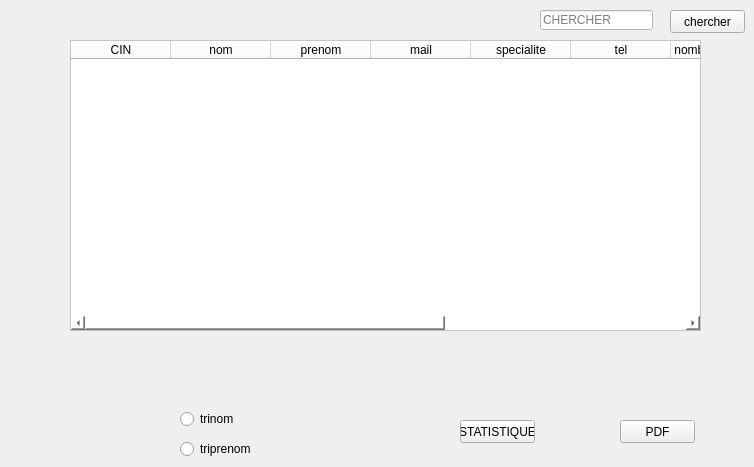
              <widget class="QWidget" name="tab_7">
               <attribute name="title">
                <string>Afficher Perssonel</string>
               </attribute>
               <widget class="QTableWidget" name="tab_personnel">
                <property name="geometry">
                 <rect>
                  <x>70</x>
                  <y>40</y>
                  <width>631</width>
                  <height>291</height>
                 </rect>
                </property>
                <property name="styleSheet">
                 <string notr="true">background-color: rgb(255, 255, 255);</string>
                </property>
                <column>
                 <property name="text">
                  <string>CIN</string>
                 </property>
                </column>
                <column>
                 <property name="text">
                  <string>nom</string>
                 </property>
                </column>
                <column>
                 <property name="text">
                  <string>prenom</string>
                 </property>
                </column>
                <column>
                 <property name="text">
                  <string>mail</string>
                 </property>
                </column>
                <column>
                 <property name="text">
                  <string>specialite</string>
                 </property>
                </column>
                <column>
                 <property name="text">
                  <string>tel</string>
                 </property>
                </column>
                <column>
                 <property name="text">
                  <string>nombre de conge</string>
                 </property>
                </column>
                <column>
                 <property name="text">
                  <string>etat</string>
                 </property>
                </column>
                <column>
                 <property name="text">
                  <string>Nouvelle colonne</string>
                 </property>
                </column>
                <column>
                 <property name="text">
                  <string>daate</string>
                 </property>
                </column>
               </widget>
               <widget class="QPushButton" name="pb_pdf">
                <property name="geometry">
                 <rect>
                  <x>620</x>
                  <y>420</y>
                  <width>75</width>
                  <height>23</height>
                 </rect>
                </property>
                <property name="styleSheet">
                 <string notr="true"/>
                </property>
                <property name="text">
                 <string>PDF</string>
                </property>
               </widget>
               <widget class="QLineEdit" name="lineEdit_chercher">
                <property name="geometry">
                 <rect>
                  <x>540</x>
                  <y>10</y>
                  <width>113</width>
                  <height>20</height>
                 </rect>
                </property>
                <property name="styleSheet">
                 <string notr="true">background-color: rgb(255, 255, 255);</string>
                </property>
                <property name="placeholderText">
                 <string>CHERCHER</string>
                </property>
               </widget>
               <widget class="QPushButton" name="recherche_pb">
                <property name="geometry">
                 <rect>
                  <x>670</x>
                  <y>10</y>
                  <width>75</width>
                  <height>23</height>
                 </rect>
                </property>
                <property name="text">
                 <string>chercher</string>
                </property>
               </widget>
               <widget class="QRadioButton" name="trinom">
                <property name="geometry">
                 <rect>
                  <x>180</x>
                  <y>410</y>
                  <width>83</width>
                  <height>18</height>
                 </rect>
                </property>
                <property name="text">
                 <string>trinom</string>
                </property>
               </widget>
               <widget class="QRadioButton" name="tricin">
                <property name="geometry">
                 <rect>
                  <x>180</x>
                  <y>440</y>
                  <width>83</width>
                  <height>18</height>
                 </rect>
                </property>
                <property name="text">
                 <string>triprenom</string>
                </property>
               </widget>
               <widget class="QPushButton" name="pb_statistique">
                <property name="geometry">
                 <rect>
                  <x>460</x>
                  <y>420</y>
                  <width>75</width>
                  <height>23</height>
                 </rect>
                </property>
                <property name="text">
                 <string>STATISTIQUE</string>
                </property>
               </widget>
              </widget>
